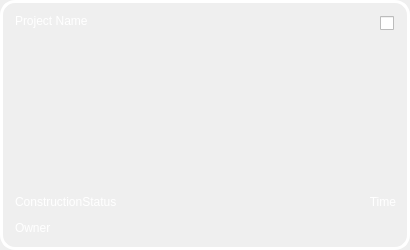
<?xml version="1.0" encoding="UTF-8"?>
<ui version="4.0">
 <class>Form</class>
 <widget class="QWidget" name="Form">
  <property name="geometry">
   <rect>
    <x>0</x>
    <y>0</y>
    <width>410</width>
    <height>250</height>
   </rect>
  </property>
  <property name="sizePolicy">
   <sizepolicy hsizetype="Fixed" vsizetype="Fixed">
    <horstretch>0</horstretch>
    <verstretch>0</verstretch>
   </sizepolicy>
  </property>
  <property name="minimumSize">
   <size>
    <width>410</width>
    <height>250</height>
   </size>
  </property>
  <property name="maximumSize">
   <size>
    <width>410</width>
    <height>250</height>
   </size>
  </property>
  <property name="windowTitle">
   <string>Form</string>
  </property>
  <property name="styleSheet">
   <string notr="true"/>
  </property>
  <widget class="QWidget" name="widget" native="true">
   <property name="geometry">
    <rect>
     <x>0</x>
     <y>0</y>
     <width>410</width>
     <height>250</height>
    </rect>
   </property>
   <property name="autoFillBackground">
    <bool>false</bool>
   </property>
   <property name="styleSheet">
    <string notr="true">#QLabel {color: rgb(255, 255, 255)}</string>
   </property>
   <widget class="QWidget" name="widget_2" native="true">
    <property name="geometry">
     <rect>
      <x>0</x>
      <y>0</y>
      <width>410</width>
      <height>250</height>
     </rect>
    </property>
    <property name="minimumSize">
     <size>
      <width>410</width>
      <height>250</height>
     </size>
    </property>
    <property name="maximumSize">
     <size>
      <width>410</width>
      <height>250</height>
     </size>
    </property>
    <property name="styleSheet">
     <string notr="true">#widget_2 {border-image: url(:/image/layer.png);border-radius: 15px}</string>
    </property>
    <widget class="QWidget" name="widget_3" native="true">
     <property name="geometry">
      <rect>
       <x>0</x>
       <y>0</y>
       <width>410</width>
       <height>250</height>
      </rect>
     </property>
     <property name="minimumSize">
      <size>
       <width>410</width>
       <height>250</height>
      </size>
     </property>
     <property name="maximumSize">
      <size>
       <width>410</width>
       <height>250</height>
      </size>
     </property>
     <property name="styleSheet">
      <string notr="true">#widget_3 {border-radius: 15px; border: 3px solid white}</string>
     </property>
    </widget>
   </widget>
   <widget class="QLabel" name="Owner">
    <property name="geometry">
     <rect>
      <x>15</x>
      <y>220</y>
      <width>391</width>
      <height>16</height>
     </rect>
    </property>
    <property name="sizePolicy">
     <sizepolicy hsizetype="Preferred" vsizetype="Preferred">
      <horstretch>0</horstretch>
      <verstretch>0</verstretch>
     </sizepolicy>
    </property>
    <property name="styleSheet">
     <string notr="true">color: rgb(255, 255, 255);</string>
    </property>
    <property name="text">
     <string>Owner</string>
    </property>
    <property name="scaledContents">
     <bool>false</bool>
    </property>
   </widget>
   <widget class="QLabel" name="projectName">
    <property name="geometry">
     <rect>
      <x>15</x>
      <y>13</y>
      <width>211</width>
      <height>16</height>
     </rect>
    </property>
    <property name="styleSheet">
     <string notr="true">color: rgb(255, 255, 255);</string>
    </property>
    <property name="text">
     <string>Project Name</string>
    </property>
   </widget>
   <widget class="QWidget" name="infoContainer" native="true">
    <property name="geometry">
     <rect>
      <x>15</x>
      <y>190</y>
      <width>381</width>
      <height>24</height>
     </rect>
    </property>
    <layout class="QHBoxLayout" name="horizontalLayout">
     <property name="spacing">
      <number>0</number>
     </property>
     <property name="leftMargin">
      <number>0</number>
     </property>
     <property name="topMargin">
      <number>0</number>
     </property>
     <property name="rightMargin">
      <number>0</number>
     </property>
     <property name="bottomMargin">
      <number>0</number>
     </property>
     <item>
      <widget class="QLabel" name="ConstrucionStatus">
       <property name="styleSheet">
        <string notr="true">color: rgb(255, 255, 255);</string>
       </property>
       <property name="text">
        <string>ConstructionStatus</string>
       </property>
      </widget>
     </item>
     <item>
      <widget class="QLabel" name="Time">
       <property name="styleSheet">
        <string notr="true">color: rgb(255, 255, 255);</string>
       </property>
       <property name="text">
        <string>Time</string>
       </property>
       <property name="alignment">
        <set>Qt::AlignRight|Qt::AlignTrailing|Qt::AlignVCenter</set>
       </property>
      </widget>
     </item>
    </layout>
   </widget>
   <widget class="QCheckBox" name="editProjectCheckBox">
    <property name="geometry">
     <rect>
      <x>380</x>
      <y>13</y>
      <width>21</width>
      <height>20</height>
     </rect>
    </property>
    <property name="text">
     <string/>
    </property>
   </widget>
   <widget class="QLabel" name="label">
    <property name="geometry">
     <rect>
      <x>0</x>
      <y>0</y>
      <width>411</width>
      <height>251</height>
     </rect>
    </property>
    <property name="styleSheet">
     <string notr="true"/>
    </property>
    <property name="text">
     <string/>
    </property>
    <property name="scaledContents">
     <bool>true</bool>
    </property>
   </widget>
   <zorder>label</zorder>
   <zorder>widget_2</zorder>
   <zorder>Owner</zorder>
   <zorder>projectName</zorder>
   <zorder>infoContainer</zorder>
   <zorder>editProjectCheckBox</zorder>
  </widget>
 </widget>
 <resources>
  <include location="project_widget_resources.qrc"/>
 </resources>
 <connections/>
</ui>
